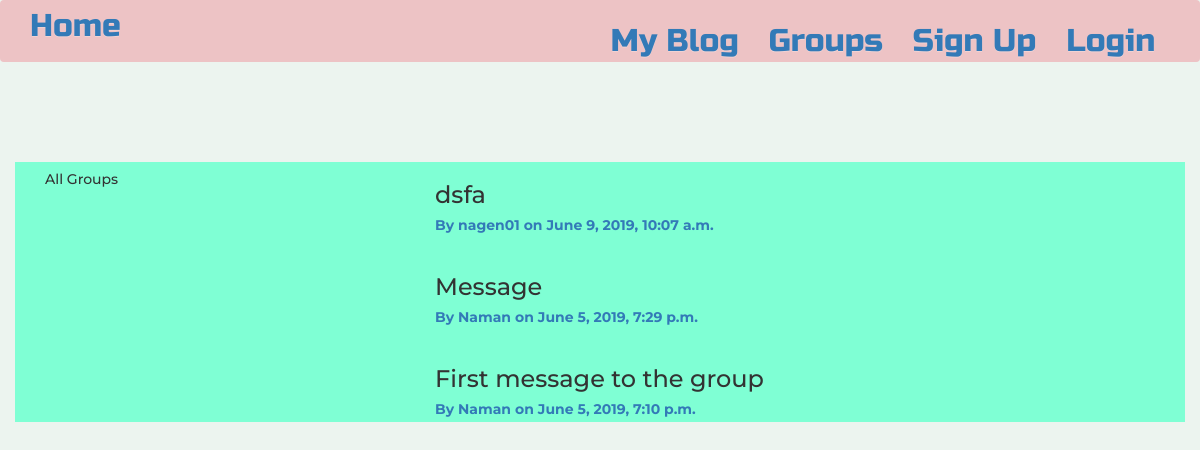
/posts/, run on the app's committed database.
### posts/models.py (models this page shows, shortened)
class Post(models.Model):
    user = models.ForeignKey(User, related_name='posts', on_delete=models.CASCADE)
    created_at = models.DateTimeField(auto_now=True)
    message = models.TextField()
    message_html = models.TextField(editable=False)
    group = models.ForeignKey(Group, related_name='posts', null=True, blank=True, on_delete=models.CASCADE)
    class Meta:
        ordering = ['-created_at']
        unique_together = ['user', 'message']

### posts/views.py (the view)
class PostList(SelectRelatedMixin, generic.ListView):
    model = models.Post
    select_related = ('user', 'group')

### posts/templates/posts/post_list.html (shortened to what this page needs)
{% extends 'posts/post_base.html' %}
{% block pre_post %}
<div class="col-md-4">
    <div class="card card-with-shadow">
        <div class="content">
            <h5>All Groups</h5>
        </div>
    </div>
</div>
{% endblock %}
{% block post_content %}
<div class="col-md-8">
    {% for post in post_list %}
        {% include 'posts/_post.html' %}
    {% endfor %}
</div>
{% endblock %}

### posts/templates/posts/_post.html (shortened to what this page needs)
<div class="post media">
    <h3>{{ post.message_html|safe }}</h3>
    <div class="media-body">
        <h5 class="media-heading">
            <strong>
                <span>
                    <a href="{% url 'posts:for_user' username=post.user.username %}">By {{ post.user.username }}</a>
                </span>
                <time class="time">
                    <a href="{% url 'posts:single' username=post.user.username pk=post.pk %}">on {{ post.created_at }}</a>
                </time>
            </strong>
        </h5>
    </div>
</div>

### static/simplesocial/css/master.css (style rules this page uses)
body { background-color : #ecf4ef; }

### data on the page
Post: message_html "dsfa", user.username "nagen01", created_at "June 9, 2019, 10:07 a.m."
Post: message_html "Message", user.username "Naman", created_at "June 5, 2019, 7:29 p.m."
Post: message_html "First message to the group", user.username "Naman", created_at "June 5, 2019, 7:10 p.m."
